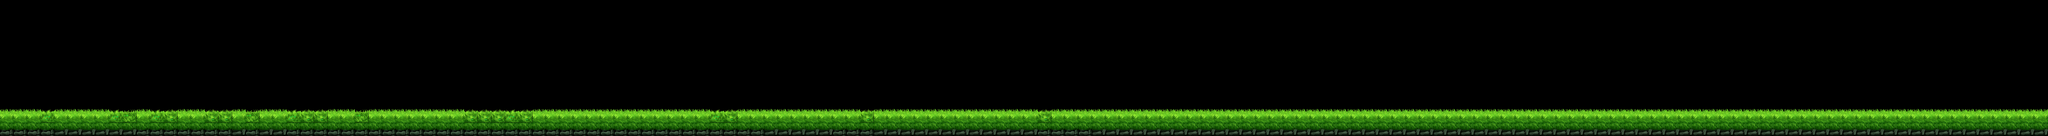

A level layout from a 2D game, rendered from its tile map. Below: a short description, then the map file with tile-grid data replaced by summaries:
An orthogonal 150x10 tile map with 64x64 px tiles, 2 tile layers (bg, platform), 4 tilesets and 126 objects.

<map version="1.4" tiledversion="1.4.2" orientation="orthogonal" renderorder="right-down" width="150" height="10" tilewidth="64" tileheight="64" infinite="0" nextlayerid="8" nextobjectid="584">
 <tileset firstgid="1" source="../bg_forest_bg.tsx" />
 <tileset firstgid="31" source="../bg_forest_block.tsx" />
 <tileset firstgid="38" source="../dec.tsx" />
 <tileset firstgid="47" source="../item.tsx" />
 <objectgroup id="1" name="object_bg" />
 <layer id="2" name="bg" width="150" height="10">
  <data>[1500 cells, 154 non-empty, 3 distinct tile ids]</data>
 </layer>
 <layer id="3" name="platform" width="150" height="10">
  <data>[1500 cells, 300 non-empty, 5 distinct tile ids]</data>
 </layer>
 <objectgroup id="5" name="object_item">
  <object id="49" gid="48" x="1797" y="390" width="66" height="66" />
  <object id="50" gid="48" x="1728" y="335" width="66" height="66" />
  <object id="51" gid="48" x="1662" y="335" width="66" height="66" />
  <object id="52" gid="48" x="1536" y="498" width="66" height="66" />
  <object id="53" gid="48" x="1593" y="389" width="66" height="66" />
  <object id="54" gid="48" x="1856" y="498" width="66" height="66" />
  <object id="65" gid="48" x="1344" y="498" width="66" height="66" />
  <object id="66" gid="48" x="1408" y="498" width="66" height="66" />
  <object id="67" gid="48" x="1472" y="498" width="66" height="66" />
  <object id="68" gid="48" x="1920" y="498" width="66" height="66" />
  <object id="71" gid="48" x="2042" y="498" width="66" height="66" />
  <object id="73" gid="48" x="1984" y="498" width="66" height="66" />
  <object id="79" gid="48" x="2106" y="498" width="66" height="66" />
  <object id="82" gid="48" x="2298" y="498" width="66" height="66" />
  <object id="83" gid="48" x="2234" y="498" width="66" height="66" />
  <object id="84" gid="48" x="2170" y="498" width="66" height="66" />
  <object id="85" gid="48" x="3136" y="493" width="66" height="66" />
  <object id="86" gid="48" x="2362" y="498" width="66" height="66" />
  <object id="87" gid="48" x="2426" y="498" width="66" height="66" />
  <object id="88" gid="48" x="2490" y="498" width="66" height="66" />
  <object id="89" gid="48" x="3359" y="217" width="66" height="66" />
  <object id="90" gid="48" x="3200" y="493" width="66" height="66" />
  <object id="91" gid="48" x="3425" y="183" width="66" height="66" />
  <object id="92" gid="48" x="3490" y="183" width="66" height="66" />
  <object id="93" gid="48" x="3626" y="308" width="66" height="66" />
  <object id="94" gid="48" x="3282" y="308" width="66" height="66" />
  <object id="95" gid="48" x="3243" y="380" width="66" height="66" />
  <object id="96" gid="48" x="3555" y="217" width="66" height="66" />
  <object id="97" gid="48" x="3670" y="380" width="66" height="66" />
  <object id="98" gid="48" x="3712" y="493" width="66" height="66" />
  <object id="99" gid="48" x="7510" y="391" width="66" height="66" />
  <object id="102" gid="48" x="6465" y="498" width="66" height="66" />
  <object id="105" gid="48" x="7569" y="499" width="66" height="66" />
  <object id="109" gid="48" x="6529" y="498" width="66" height="66" />
  <object id="113" gid="48" x="7375" y="336" width="66" height="66" />
  <object id="116" gid="48" x="7441" y="336" width="66" height="66" />
  <object id="117" gid="48" x="3776" y="493" width="66" height="66" />
  <object id="118" gid="48" x="8209" y="499" width="66" height="66" />
  <object id="119" gid="48" x="7953" y="499" width="66" height="66" />
  <object id="120" gid="48" x="7697" y="499" width="66" height="66" />
  <object id="121" gid="48" x="8145" y="499" width="66" height="66" />
  <object id="122" gid="48" x="8081" y="499" width="66" height="66" />
  <object id="123" gid="48" x="8273" y="499" width="66" height="66" />
  <object id="124" gid="48" x="8401" y="499" width="66" height="66" />
  <object id="125" gid="48" x="7889" y="499" width="66" height="66" />
  <object id="126" gid="48" x="7761" y="499" width="66" height="66" />
  <object id="127" gid="48" x="8017" y="499" width="66" height="66" />
  <object id="128" gid="48" x="7825" y="499" width="66" height="66" />
  <object id="129" gid="48" x="8337" y="499" width="66" height="66" />
  <object id="130" gid="48" x="8465" y="499" width="66" height="66" />
  <object id="131" gid="48" x="7633" y="499" width="66" height="66" />
  <object id="155" gid="48" x="3008" y="496" width="66" height="66" />
  <object id="156" gid="48" x="4673" y="498" width="66" height="66" />
  <object id="157" gid="48" x="2688" y="496" width="66" height="66" />
  <object id="158" gid="48" x="4097" y="498" width="66" height="66" />
  <object id="159" gid="48" x="4289" y="498" width="66" height="66" />
  <object id="160" gid="48" x="4545" y="498" width="66" height="66" />
  <object id="161" gid="48" x="4481" y="498" width="66" height="66" />
  <object id="162" gid="48" x="3905" y="498" width="66" height="66" />
  <object id="163" gid="48" x="3841" y="498" width="66" height="66" />
  <object id="164" gid="48" x="4033" y="498" width="66" height="66" />
  <object id="165" gid="48" x="4609" y="498" width="66" height="66" />
  <object id="166" gid="48" x="2560" y="496" width="66" height="66" />
  <object id="167" gid="48" x="4161" y="498" width="66" height="66" />
  <object id="168" gid="48" x="2816" y="496" width="66" height="66" />
  <object id="169" gid="48" x="2624" y="496" width="66" height="66" />
  <object id="170" gid="48" x="2944" y="496" width="66" height="66" />
  <object id="171" gid="48" x="2880" y="496" width="66" height="66" />
  <object id="172" gid="48" x="2752" y="496" width="66" height="66" />
  <object id="173" gid="48" x="3072" y="496" width="66" height="66" />
  <object id="174" gid="48" x="3969" y="498" width="66" height="66" />
  <object id="175" gid="48" x="4353" y="498" width="66" height="66" />
  <object id="176" gid="48" x="4417" y="498" width="66" height="66" />
  <object id="177" gid="48" x="4225" y="498" width="66" height="66" />
  <object id="178" gid="48" x="4993" y="539" width="66" height="66" />
  <object id="179" gid="48" x="4801" y="498" width="66" height="66" />
  <object id="180" gid="48" x="4865" y="517" width="66" height="66" />
  <object id="181" gid="48" x="4929" y="539" width="66" height="66" />
  <object id="182" gid="48" x="4737" y="498" width="66" height="66" />
  <object id="183" gid="48" x="5057" y="539" width="66" height="66" />
  <object id="184" gid="48" x="5313" y="540" width="66" height="66" />
  <object id="185" gid="48" x="5761" y="540" width="66" height="66" />
  <object id="186" gid="48" x="5441" y="540" width="66" height="66" />
  <object id="187" gid="48" x="5569" y="540" width="66" height="66" />
  <object id="188" gid="48" x="5633" y="540" width="66" height="66" />
  <object id="189" gid="48" x="5697" y="540" width="66" height="66" />
  <object id="190" gid="48" x="5249" y="540" width="66" height="66" />
  <object id="191" gid="48" x="5377" y="540" width="66" height="66" />
  <object id="192" gid="48" x="5505" y="540" width="66" height="66" />
  <object id="193" gid="48" x="5121" y="540" width="66" height="66" />
  <object id="194" gid="48" x="5185" y="540" width="66" height="66" />
  <object id="195" gid="48" x="5889" y="539" width="66" height="66" />
  <object id="196" gid="48" x="5825" y="539" width="66" height="66" />
  <object id="197" gid="48" x="5953" y="539" width="66" height="66" />
  <object id="198" gid="48" x="6017" y="525" width="66" height="66" />
  <object id="199" gid="48" x="6145" y="498" width="66" height="66" />
  <object id="200" gid="48" x="6401" y="498" width="66" height="66" />
  <object id="201" gid="48" x="6081" y="498" width="66" height="66" />
  </objectgroup>
 <objectgroup id="6" name="object_obstacle">
  <!-- 5 objects omitted --></objectgroup>
 <objectgroup id="7" name="object_monster">
  <!-- 4 objects omitted --></objectgroup>
</map>
<!-- 28 of 126 objects omitted -->
